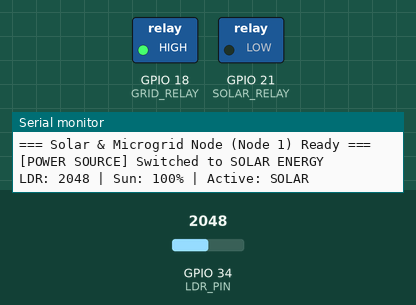
Bench run of a sketch on a simulated ESP32. On the bench: switched loads named in the sketch (green lamp = pin HIGH), the last lines printed to the serial monitor. Inputs (shaded band) come from the test bench; at power-on: GPIO 34 (LDR_PIN) = 2048.

Above: at 1.2 s.
1.3 s: GPIO 34 (LDR_PIN) set to 322
2.8 s: GPIO 34 (LDR_PIN) set to 283
At 3.4 s:
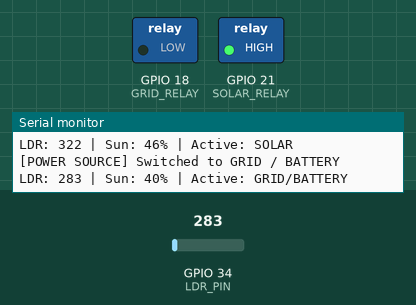
6.3 s: GPIO 34 (LDR_PIN) set to 491
At 6.7 s:
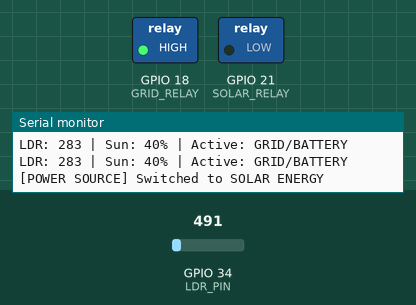
7.8 s: GPIO 34 (LDR_PIN) set to 260
At 8.7 s:
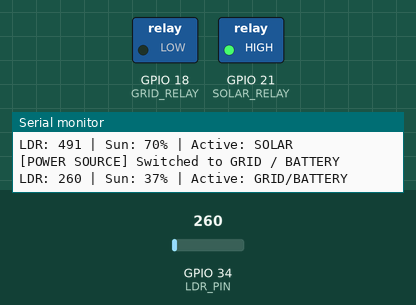
Timing chart, 0 to 10.3 s (numbered marks = the images above; inputs shaded):
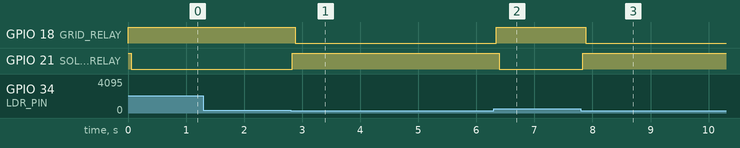

The sketch:

node_grid_transfer.ino
```cpp
#include <WiFi.h>
#include <esp_now.h>
#include <esp_idf_version.h>

// ==========================================================
// PIN DEFINITIONS
// ==========================================================
#define LDR_PIN       34    // ADC1 (GPIO 34) - Sunlight sensor
#define SOLAR_RELAY   21    // تم التبديل ليتطابق مع توصيل الماكيت الفعلي
#define GRID_RELAY    18    // تم التبديل ليتطابق مع توصيل الماكيت الفعلي

#define RELAY_ON      LOW
#define RELAY_OFF     HIGH

const int LIGHT_THRESHOLD = 300; // تم ضبطها على 300 لأن قراءة الحساس عندك بتوصل 545 // Above this = Sufficient Sunlight

bool currentLightState = false;
bool previousLightState = false;
bool firstReading = true;
int solarOverrideMode = 0; // 0: AUTO, 1: FORCE SOLAR, 2: FORCE GRID

uint8_t broadcastAddress[] = {0xFF, 0xFF, 0xFF, 0xFF, 0xFF, 0xFF};

// ==========================================================
// UNIFIED DATA STRUCTURE (Must match Master exactly)
// ==========================================================
typedef struct struct_message {
  int nodeID;           // 1: Solar, 2: Bedroom, 3: Kitchen, 4: Living Room
  bool gasAlarm;
  float batteryVolts;
  float sunlight;
  float insideTemp;
  float insideHumidity;
  float outsideTemp;
  bool occupied;
  int coolingMode;      // In Solar node: 1 = Solar Active, 0 = Grid Active
  int fanSpeed;
  int overrideMode;     // 0: AUTO, 1: FORCE SOLAR, 2: FORCE GRID

  // Living Room Controls (Node 4)
  bool led1;
  bool led2;
  bool tv;
  bool curtainOpen;
  int livingMode;
} SystemData;

SystemData solarData;
SystemData incomingCmd;

int readLDR() {
  long total = 0;
  const int samples = 15;
  for (int i = 0; i < samples; i++) {
    total += analogRead(LDR_PIN);
    delayMicroseconds(100);
  }
  return total / samples;
}

void solarMode() {
  digitalWrite(GRID_RELAY, RELAY_OFF);
  delay(50);
  digitalWrite(SOLAR_RELAY, RELAY_ON);
  currentLightState = true;
  Serial.println("[POWER SOURCE] Switched to SOLAR ENERGY");
}

void gridMode() {
  digitalWrite(SOLAR_RELAY, RELAY_OFF);
  delay(50);
  digitalWrite(GRID_RELAY, RELAY_ON);
  currentLightState = false;
  Serial.println("[POWER SOURCE] Switched to GRID / BATTERY");
}

#if defined(ESP_IDF_VERSION) && ESP_IDF_VERSION >= ESP_IDF_VERSION_VAL(5, 0, 0)
void OnDataRecv(const esp_now_recv_info_t *recv_info, const uint8_t *incomingDataBuf, int len) {
#else
void OnDataRecv(const uint8_t *mac, const uint8_t *incomingDataBuf, int len) {
#endif
  if (len != sizeof(SystemData)) return;
  memcpy(&incomingCmd, incomingDataBuf, sizeof(incomingCmd));

  if (incomingCmd.nodeID == 1) {
    solarOverrideMode = incomingCmd.overrideMode;
    Serial.print("[ESP-NOW] Solar Override Mode Received: ");
    Serial.println(solarOverrideMode);

    if (solarOverrideMode == 1) {
      solarMode();
    } else if (solarOverrideMode == 2) {
      gridMode();
    }
  }
}

void sendSolarTelemetry(int ldrVal, bool isSolar) {
  memset(&solarData, 0, sizeof(solarData));
  solarData.nodeID = 1; // Node 1: Solar & Microgrid
  solarData.sunlight = map(constrain(ldrVal, 0, 700), 0, 700, 0, 100); // 0 to 100%
  solarData.batteryVolts = isSolar ? 13.8 : 12.2;
  solarData.coolingMode = isSolar ? 1 : 0; // 1 = Solar, 0 = Grid
  solarData.overrideMode = solarOverrideMode;

  esp_now_send(broadcastAddress, (uint8_t *)&solarData, sizeof(solarData));
}

void setup() {
  Serial.begin(115200);

  pinMode(LDR_PIN, INPUT);
  pinMode(SOLAR_RELAY, OUTPUT);
  pinMode(GRID_RELAY, OUTPUT);

  digitalWrite(SOLAR_RELAY, RELAY_OFF);
  digitalWrite(GRID_RELAY, RELAY_OFF);

  WiFi.mode(WIFI_STA);
  WiFi.disconnect();

  if (esp_now_init() != ESP_OK) {
    Serial.println("Error initializing ESP-NOW");
    return;
  }

#if defined(ESP_IDF_VERSION) && ESP_IDF_VERSION >= ESP_IDF_VERSION_VAL(5, 0, 0)
  esp_now_register_recv_cb((esp_now_recv_cb_t)OnDataRecv);
#else
  esp_now_register_recv_cb((esp_now_recv_cb_t)OnDataRecv);
#endif

  esp_now_peer_info_t peerInfo = {};
  memcpy(peerInfo.peer_addr, broadcastAddress, 6);
  peerInfo.channel = 0;
  peerInfo.encrypt = false;

  if (esp_now_add_peer(&peerInfo) != ESP_OK) {
    Serial.println("Failed to add broadcast peer");
  }

  Serial.println("=== Solar & Microgrid Node (Node 1) Ready ===");
}

void loop() {
  int ldrValue = readLDR();

  // لو الوضع AUTO نتبع الحساس
  if (solarOverrideMode == 0) {
    bool detectedSun = (ldrValue > LIGHT_THRESHOLD);

    if (firstReading) {
      if (detectedSun) solarMode();
      else gridMode();
      previousLightState = detectedSun;
      firstReading = false;
    } else if (detectedSun != previousLightState) {
      if (detectedSun) solarMode();
      else gridMode();
      previousLightState = detectedSun;
    }
  }

  static unsigned long lastSend = 0;
  if (millis() - lastSend >= 1000) {
    lastSend = millis();
    sendSolarTelemetry(ldrValue, currentLightState);

    Serial.print("LDR: ");
    Serial.print(ldrValue);
    Serial.print(" | Sun: ");
    Serial.print(map(constrain(ldrValue, 0, 700), 0, 700, 0, 100));
    Serial.print("% | Active: ");
    Serial.println(currentLightState ? "SOLAR" : "GRID/BATTERY");
  }

  delay(50);
}
```

Measured:
- the behaviour switches between 301 and 300 on GPIO 34 (LDR_PIN) (found by bisection; images 0 and 1)
- after the input at 2.8 s, GPIO 18 (GRID_RELAY): HIGH → LOW after 0.08 s; GPIO 21 (SOLAR_RELAY): LOW → HIGH at once
- after the input at 6.3 s, GPIO 18 (GRID_RELAY): LOW → HIGH at once; GPIO 21 (SOLAR_RELAY): HIGH → LOW after 0.09 s
- after the input at 7.8 s, GPIO 18 (GRID_RELAY): HIGH → LOW after 0.08 s; GPIO 21 (SOLAR_RELAY): LOW → HIGH at once
